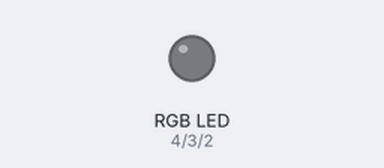
The program below on a simulated Arduino Uno, built with avr-gcc and run on an emulated ATmega328P. On the bench: an RGB LED mixed from three pins (HIGH = lit). Dim RGB values are drawn brighter than linear.

Above: at 0.05 s.
At 4.1 s:
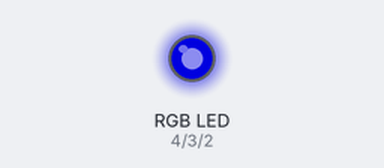
At 5.65 s:
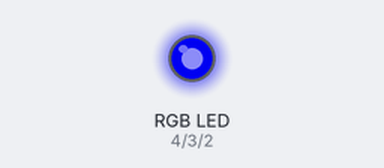
At 8.2 s:
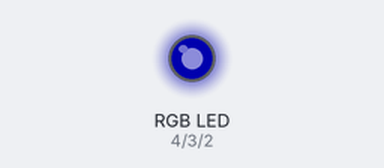
Timing chart, 0 to 13.3 s (numbered marks = the images above):
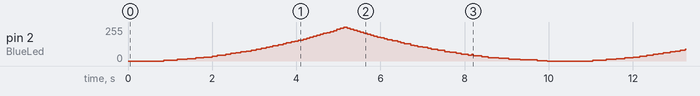

The program:

main.cpp
```cpp
#include <Arduino.h>


enum{
  RedLed = 4,
  GreenLed = 3,
  BlueLed = 2
};

struct counter_options
{
 uint16_t counter_max;
 uint16_t shifted_bits;
};

struct counter_options counter_op[] = {
  {1016,6},
  {255,8},
  {510,7},
  {2032,5},
  {4069,4}
};

void TimerTwoConfig();
uint16_t GammaCorrection(uint8_t brightness);

volatile uint16_t counter;

uint16_t res = 1;

uint16_t BlueBrightness;
unsigned long time_now = 0;

void setup() {
  Serial.begin(9600);
  pinMode(RedLed,OUTPUT);
  pinMode(GreenLed,OUTPUT);
  pinMode(BlueLed,OUTPUT);
  TimerTwoConfig();
}

void loop() {
  for (int i = 0; i < 255; i++){
    BlueBrightness = GammaCorrection(i);
    time_now = millis();
    while(millis() < time_now + 20);
  }
  for (int i = 255; i > 0; i--){
    BlueBrightness = GammaCorrection(i);
    time_now = millis();
    while(millis() < time_now + 20);
  }
}

void TimerTwoConfig(){
  cli();
  TCCR2A = 0;
  TCCR2B = 0;
  TCNT2  = 0;

  TCCR2A |= (1 << WGM21);

  TCCR2B &= ~(1 << CS20);
  TCCR2B |= (1 << CS21);
  TCCR2B &= ~(1 << CS22);
  OCR2A = 5;

  TIMSK2 |= (1 << OCIE2A);

  sei();
}
boolean toggle = false;
ISR (TIMER2_COMPA_vect){
  counter++;
  if (counter > counter_op[res].counter_max){
    counter = 0;
    // digitalWrite(BlueLed,HIGH);
    PORTD |= (1 << PORTD2);

  }
  if (counter == BlueBrightness){
    // digitalWrite(BlueLed,LOW);
    PORTD &= ~(1 << PORTD2);
  }
}

uint16_t GammaCorrection(uint8_t brightness){
  uint32_t brightness_squared = pow(brightness,2);
  return brightness_squared >> counter_op[res].shifted_bits;
}
```
